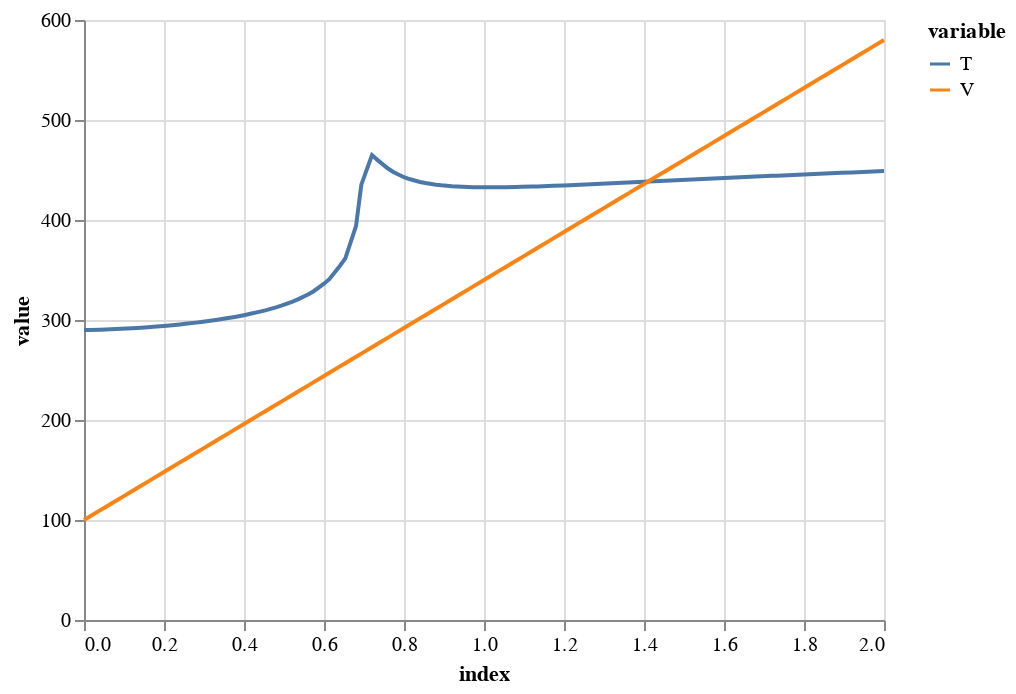

This figure's notebook cell:
### Code cell
alt.Chart(Xdfg).mark_line().encode(
  alt.X('index:Q'),
  alt.Y('value:Q'),
  alt.Color('variable:N')
)

### Figure 1 — Vega-Lite specification as saved in the notebook (floating-point values rounded to 4 significant figures; data arrays with more than 128 entries replaced by an {"elided": "..."} marker saying what was removed)
{"config": {"view": {"continuousWidth": 400, "continuousHeight": 300}}, "data": {"name": "data-1721c4c65461d3c116d876809018d790"}, "mark": "line", "encoding": {"color": {"type": "nominal", "field": "variable"}, "x": {"type": "quantitative", "field": "index"}, "y": {"type": "quantitative", "field": "value"}}, "$schema": "https://vega.github.io/schema/vega-lite/v4.8.1.json", "datasets": {"data-1721c4c65461d3c116d876809018d790": {"elided": "202 records"}}}
